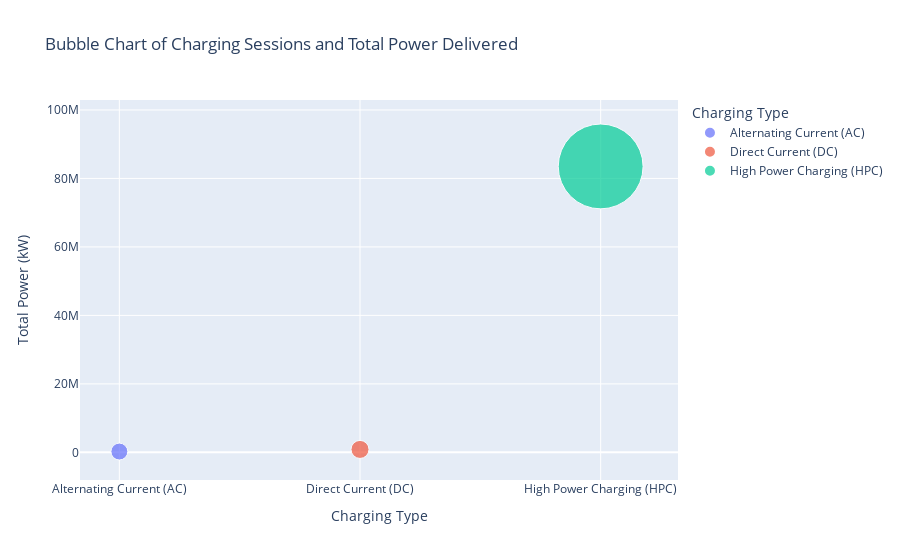

Notebook code cell kept with this figure:
### Code cell
bubble_data = cdr_cleaned.groupby('Charging Type').agg({'Potenza (kW)': ['sum', 'count']}).reset_index()
bubble_data.columns = ['Charging Type', 'Total Power (kW)', 'Number of Sessions']

fig = px.scatter(bubble_data, 
                 x='Charging Type', 
                 y='Total Power (kW)', 
                 size='Number of Sessions', 
                 color='Charging Type', 
                 title='Bubble Chart of Charging Sessions and Total Power Delivered',
                 size_max=60)

fig.show()

### Figure 1 — Plotly figure (JSON) as saved in the notebook; plotly's stock layout.template omitted (floating-point values rounded to 4 significant figures)
{"data": [{"hovertemplate": "Charging Type=%{x}<br>Total Power (kW)=%{y}<br>Number of Sessions=%{marker.size}<extra></extra>", "legendgroup": "Alternating Current (AC)", "marker": {"color": "#636efa", "size": [10986], "sizemode": "area", "sizeref": 76.81, "symbol": "circle"}, "mode": "markers", "name": "Alternating Current (AC)", "orientation": "v", "showlegend": true, "type": "scatter", "x": ["Alternating Current (AC)"], "xaxis": "x", "y": [241692], "yaxis": "y"}, {"hovertemplate": "Charging Type=%{x}<br>Total Power (kW)=%{y}<br>Number of Sessions=%{marker.size}<extra></extra>", "legendgroup": "Direct Current (DC)", "marker": {"color": "#EF553B", "size": [12509], "sizemode": "area", "sizeref": 76.81, "symbol": "circle"}, "mode": "markers", "name": "Direct Current (DC)", "orientation": "v", "showlegend": true, "type": "scatter", "x": ["Direct Current (DC)"], "xaxis": "x", "y": [863400.0], "yaxis": "y"}, {"hovertemplate": "Charging Type=%{x}<br>Total Power (kW)=%{y}<br>Number of Sessions=%{marker.size}<extra></extra>", "legendgroup": "High Power Charging (HPC)", "marker": {"color": "#00cc96", "size": [276505], "sizemode": "area", "sizeref": 76.81, "symbol": "circle"}, "mode": "markers", "name": "High Power Charging (HPC)", "orientation": "v", "showlegend": true, "type": "scatter", "x": ["High Power Charging (HPC)"], "xaxis": "x", "y": [83502800], "yaxis": "y"}], "layout": {"legend": {"itemsizing": "constant", "title": {"text": "Charging Type"}, "tracegroupgap": 0}, "title": {"text": "Bubble Chart of Charging Sessions and Total Power Delivered"}, "xaxis": {"anchor": "y", "categoryarray": ["Alternating Current (AC)", "Direct Current (DC)", "High Power Charging (HPC)"], "categoryorder": "array", "domain": [0, 1], "title": {"text": "Charging Type"}}, "yaxis": {"anchor": "x", "domain": [0, 1], "title": {"text": "Total Power (kW)"}}}}
